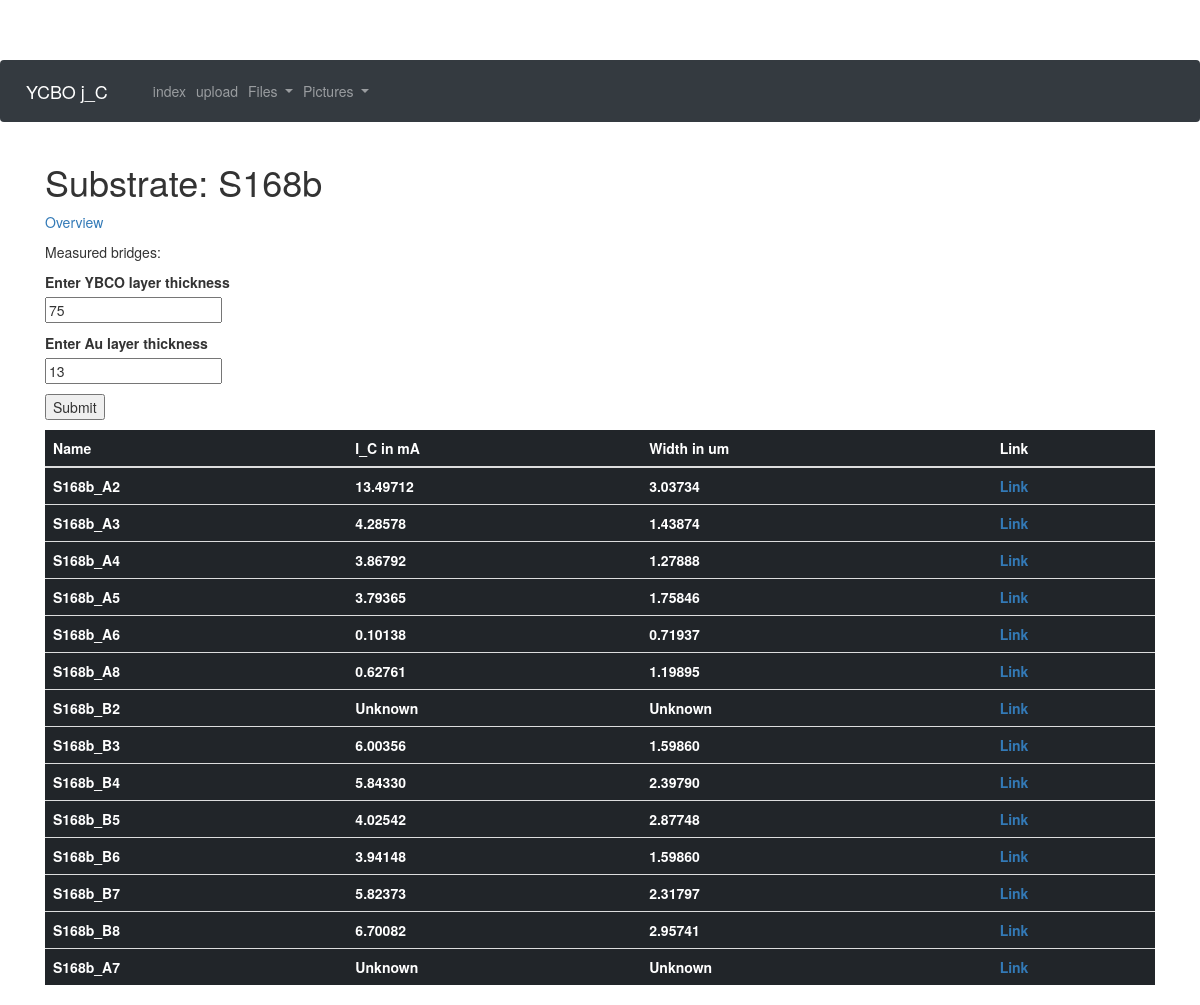
/substrate/S168b, run on the app's committed database.
### app/models.py (models this page shows, shortened)
class Substrate(db.Model):
    id = db.Column(db.Integer, primary_key = True)
    substratename = db.Column(db.String(32))
    Au_layer = db.Column(db.Integer)
    YBCO_layer = db.Column(db.Integer)
    bridges = db.relationship("Bridge", backref = "substrate", lazy="dynamic")

class Bridge(db.Model):
    id = db.Column(db.Integer, primary_key = True)
    substrate_id = db.Column(db.Integer, db.ForeignKey("substrate.id"))
    bridgename = db.Column(db.String(32))
    j_C = db.Column(db.Float)
    res = db.Column(db.Float)
    bridgewitdh = db.Column(db.Float)
    documents = db.relationship("Document", backref = "bridge", lazy = "dynamic")
    pictures = db.relationship("Picture", backref = "bridge", lazy = "dynamic")

### app/routes.py (the view)
@app.route("/substrate/<substratename>", methods=["POST","GET"])
def substrate(substratename):
    substrate = Substrate.query.filter_by(substratename=substratename).first_or_404()
    form = SubstrateEditForm()
    form.YBCO_layer.default = substrate.YBCO_layer
    form.Au_layer.default = substrate.Au_layer
    if request.method =="POST":
        if form.submit_layer.data:
            substrate.YBCO_layer = form.YBCO_layer.data
            substrate.Au_layer = form.Au_layer.data
            db.session.add(substrate)
            db.session.commit()
    return render_template("substrate.html", substrate = substrate, form = form)

### app/forms.py
class SubstrateEditForm(FlaskForm):
    YBCO_layer = StringField("Enter YBCO layer thickness")
    Au_layer = StringField("Enter Au layer thickness")
    submit_layer = SubmitField("Submit")

### app/templates/substrate.html (shortened to what this page needs)
{% extends "base.html" %}
{% block content %}
<h1>Substrate: {{substrate.substratename}}</h1>
<p><a href="{{url_for('index')}}">Overview</a></p>
<p>Measured bridges:<p>
<form action="" method="post">
  <p>
    {{ form.YBCO_layer.label }}<br>
    {{ form.YBCO_layer(value=form.YBCO_layer.default) }}
  </p>
  <p>
    {{ form.Au_layer.label }}<br>
    {{ form.Au_layer(value=form.Au_layer.default) }}
  </p>
  <p>{{ form.submit_layer() }}</p>
</form>
<table class="table table-dark">
  <thead>
    <tr>
      <th scope="col">Name</th>
      <th scope="col">I_C in mA</th>
      <th scope="col">Width in um</th>
      <th scope="col">Link</th>
    </tr>
  </thead>
  <tbody>
    {% for bridge in substrate.bridges.all() %}
    <tr>
      <th scope="row">{{ bridge.bridgename }}</th>
      <th>{% if bridge.j_C %}{{ "%.5f"%bridge.j_C }}{% else %}Unknown{% endif %}</th>
      <th>{% if bridge.bridgewitdh %}{{ "%.5f"%bridge.bridgewitdh }}{% else %}Unknown{% endif %}</th>
      <th><a href="{{url_for('bridge', bridgename = bridge.bridgename) }}">Link</a></th>
    </tr>
    {% endfor %}
  </tbody>
</table>
{% endblock %}

### app/templates/base.html (style rules this page uses)
body { padding-top: 60px; }

### data on the page
Substrate: substratename "S168b"
Bridge: bridgename "S168b_A2", j_C "13.49712", bridgewitdh "3.03734"
Bridge: bridgename "S168b_A3", j_C "4.28578", bridgewitdh "1.43874"
Bridge: bridgename "S168b_A4", j_C "3.86792", bridgewitdh "1.27888"
Bridge: bridgename "S168b_A5", j_C "3.79365", bridgewitdh "1.75846"
Bridge: bridgename "S168b_A6", j_C "0.10138", bridgewitdh "0.71937"
Bridge: bridgename "S168b_A8", j_C "0.62761", bridgewitdh "1.19895"
Bridge: bridgename "S168b_B2", shows "Unknown"
Bridge: bridgename "S168b_B3", j_C "6.00356", bridgewitdh "1.59860"
Bridge: bridgename "S168b_B4", j_C "5.84330", bridgewitdh "2.39790"
Bridge: bridgename "S168b_B5", j_C "4.02542", bridgewitdh "2.87748"
Bridge: bridgename "S168b_B6", j_C "3.94148", bridgewitdh "1.59860"
Bridge: bridgename "S168b_B7", j_C "5.82373", bridgewitdh "2.31797"
Bridge: bridgename "S168b_B8", j_C "6.70082", bridgewitdh "2.95741"
Bridge: bridgename "S168b_A7", shows "Unknown"
